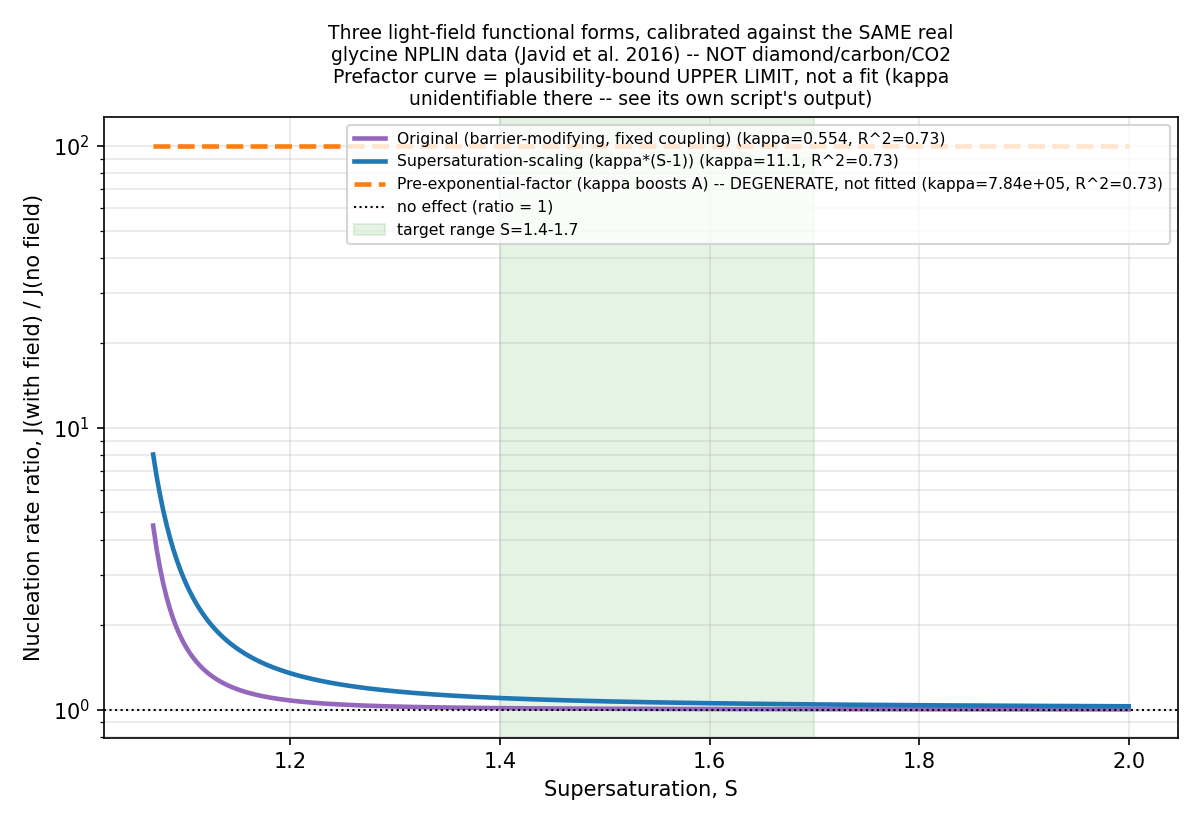

This chart was generated by the following Python code:
#!/usr/bin/env python3
"""
compare_light_field_models.py
==============================

Runs all three light-field functional-form calibrations against the SAME real
glycine NPLIN data (Javid et al. 2016, Cryst. Growth Des. 16, 4196-4202; see
GLYCINE_JAVID2016 in each model file for the full citation), overlays their
nucleation-rate ratio curves on one plot, and prints an honest plain-language
comparison of which (if any) predict a detectable effect in the real
experimental range S=1.4-1.7.

The three models compared (each a separate, independently rerunnable script --
see that script for its own full physics writeup and console diagnostics):

    1. nplin_cnt_model.py            -- ORIGINAL: light field subtracts from the
       nucleation barrier dG* (fixed coupling, independent of S).
    2. model_supersaturation_variant.py -- kappa_effective = kappa*(S-1): coupling
       hypothesized to grow with supersaturation (hypothesis, not physics).
    3. model_prefactor_variant.py    -- light field boosts the kinetic prefactor A
       instead of the barrier. IMPORTANT: this one is mathematically degenerate
       with A at the single fixed laser intensity in the real calibration data --
       its curve here is the upper limit the plausibility bound permits, NOT a
       fitted result (see that script's own output for the full explanation).

Run this after (or instead of) running the three scripts' own `calibrate-glycine`
mode individually -- each of those still works standalone and prints far more
detail about its own fit. This script's job is only the side-by-side comparison.

Usage:
    python compare_light_field_models.py
"""

from __future__ import annotations

import contextlib
import importlib.util
import io
import sys
from pathlib import Path

import numpy as np
import matplotlib.pyplot as plt

HERE = Path(__file__).resolve().parent


def _load_module(filename, module_name):
    """Load a sibling script as an importable module without running its
    `if __name__ == "__main__"` block (that block is only entered when the file
    is executed directly, not when imported like this)."""
    spec = importlib.util.spec_from_file_location(module_name, HERE / filename)
    module = importlib.util.module_from_spec(spec)
    # Must register in sys.modules BEFORE exec_module: the @dataclass decorator
    # (used by MaterialParams etc.) looks up its own module via sys.modules to
    # resolve type hints, and fails with a confusing AttributeError if the
    # module isn't registered yet.
    sys.modules[module_name] = module
    spec.loader.exec_module(module)
    return module


def _run_quietly(fn):
    """Run fn() with its stdout captured (each model's calibrate-glycine mode is
    very verbose -- that detail belongs to running that script directly, not to
    this comparison's console output) and return (result, captured_text)."""
    buf = io.StringIO()
    with contextlib.redirect_stdout(buf):
        result = fn()
    return result, buf.getvalue()


def main():
    print("Loading and running all three models' calibrate-glycine fits "
          "(each against the same real Javid et al. 2016 data)...")
    print("(Full diagnostic output from each model is suppressed here for readability --")
    print(" rerun any of the three scripts directly with 'calibrate-glycine' to see it.)\n")

    original = _load_module("nplin_cnt_model.py", "nplin_original")
    s_scaling = _load_module("model_supersaturation_variant.py", "nplin_sscaling")
    prefactor = _load_module("model_prefactor_variant.py", "nplin_prefactor")

    results = {}
    logs = {}
    for key, mod in [("original", original), ("s_scaling", s_scaling), ("prefactor", prefactor)]:
        print(f"  running {mod.__name__}...")
        result, log = _run_quietly(mod.run_calibrate_glycine)
        results[key] = result
        logs[key] = log

    print("\nAll three fits complete. Building overlay plot...\n")

    # ------------------------------------------------------------------
    # Overlay plot
    # ------------------------------------------------------------------
    fig, ax = plt.subplots(figsize=(8, 5.5))
    colors = {"original": "tab:purple", "s_scaling": "tab:blue", "prefactor": "tab:orange"}
    styles = {"original": "-", "s_scaling": "-", "prefactor": "--"}

    for key in ["original", "s_scaling", "prefactor"]:
        r = results[key]
        ax.semilogy(r["S_range"], r["ratio"], styles[key], color=colors[key], lw=2.2,
                    label=f"{r['label']} (kappa={r['kappa']:.3g}, R^2={r['r_squared']:.2f})")

    ax.axhline(1.0, color="k", ls=":", lw=1, label="no effect (ratio = 1)")
    ax.axvspan(1.4, 1.7, color="tab:green", alpha=0.12, label="target range S=1.4-1.7")
    ax.set_xlabel("Supersaturation, S")
    ax.set_ylabel("Nucleation rate ratio, J(with field) / J(no field)")
    ax.set_title("Three light-field functional forms, calibrated against the SAME real\n"
                 "glycine NPLIN data (Javid et al. 2016) -- NOT diamond/carbon/CO2\n"
                 "Prefactor curve = plausibility-bound UPPER LIMIT, not a fit (kappa\n"
                 "unidentifiable there -- see its own script's output)",
                 fontsize=9)
    ax.legend(fontsize=7.5, loc="upper right")
    ax.grid(True, which="both", alpha=0.3)
    fig.tight_layout()
    out_path = HERE / "compare_light_field_models.png"
    fig.savefig(out_path, dpi=150)
    print(f"Saved comparison plot to {out_path.name}")

    # ------------------------------------------------------------------
    # Quantitative comparison within the real experimental range
    # ------------------------------------------------------------------
    print("\n" + "=" * 78)
    print("QUANTITATIVE COMPARISON WITHIN S=1.4-1.7 (the real NPLIN experimental range)")
    print("=" * 78)
    print(f"{'Model':<45} {'ratio range in S=1.4-1.7':<28} {'max dev. from 1':>15}")
    summaries = {}
    for key in ["original", "s_scaling", "prefactor"]:
        r = results[key]
        mask = (r["S_range"] >= 1.4) & (r["S_range"] <= 1.7)
        r_lo, r_hi = r["ratio"][mask].min(), r["ratio"][mask].max()
        dev_pct = max(abs(r_lo - 1), abs(r_hi - 1)) * 100
        summaries[key] = (r_lo, r_hi, dev_pct)
        print(f"{r['label']:<45} {f'{r_lo:.3g} - {r_hi:.3g}':<28} {dev_pct:>14.3g}%")

    # ------------------------------------------------------------------
    # Plain-language summary
    # ------------------------------------------------------------------
    print("\n" + "=" * 78)
    print("PLAIN-LANGUAGE SUMMARY")
    print("=" * 78)
    print("All three models were calibrated against the SAME 3 real glycine data points")
    print("(Javid et al. 2016), under the SAME literature-plausibility bound (rate ratio")
    print("<= 100x anywhere in S=1.05-2.0), fit with kappa properly search-bounded during")
    print("optimization (not clipped afterward -- see each script's own output).\n")

    orig_dev = summaries["original"][2]
    sscale_dev = summaries["s_scaling"][2]
    prefactor_dev = summaries["prefactor"][2]

    print(f"- ORIGINAL (fixed barrier subtraction): {orig_dev:.2g}% deviation in S=1.4-1.7.")
    if orig_dev < 1.0:
        print("  Negligible -- this mechanism's leverage is concentrated near the classical")
        print("  nucleation threshold (S~1.0-1.2) and has decayed away by S=1.4.")
    elif orig_dev < 5.0:
        print("  Small (1-5%) -- probably undetectable against realistic trial-to-trial noise.")
    else:
        print("  Meaningful (>=5%) within the real experimental range.")

    print(f"\n- SUPERSATURATION-SCALING (kappa*(S-1)): {sscale_dev:.2g}% deviation in S=1.4-1.7.")
    if sscale_dev < 1.0:
        print("  Also negligible -- even though this hypothesis makes the coupling grow with S,")
        print("  it is not enough to overcome how fast the underlying CNT barrier itself")
        print("  flattens out away from the threshold. The functional form matters less than")
        print("  the underlying (ln S)^-2 barrier shape, which both barrier-based models share.")
    elif sscale_dev < 5.0:
        print("  Small (1-5%) -- somewhat more persistent than the original fixed-coupling form,")
        print("  but still likely undetectable against realistic trial-to-trial noise.")
    else:
        print("  Meaningfully larger than the original fixed-coupling model in this range --")
        print("  the growing-with-S hypothesis does help the effect persist here.")

    print(f"\n- PRE-EXPONENTIAL-FACTOR (kappa boosts A): shows {prefactor_dev:.2g}% deviation,")
    print("  but THIS NUMBER IS NOT A FITTED RESULT. kappa is mathematically degenerate with A")
    print("  at the single fixed laser intensity this real dataset uses -- any kappa from 0 up")
    print("  to the plausibility bound fits equally well (confirmed in that script's own output:")
    print("  R^2 barely changes between kappa=0 and kappa=kappa_max). The curve shown is the")
    print("  most optimistic case the bound allows, not evidence the data prefer it over zero.")
    print("  This functional form cannot be tested with this dataset at all -- it would need")
    print("  nucleation data at multiple laser intensities, not just multiple S at one intensity.")

    print("\n--- BOTTOM LINE ---")
    testable_devs = {"original": orig_dev, "s_scaling": sscale_dev}
    best_key = max(testable_devs, key=testable_devs.get)
    best_dev = testable_devs[best_key]
    if best_dev < 1.0:
        print("Of the two functional forms this real dataset can actually test (original and")
        print("supersaturation-scaling), NEITHER predicts a detectable effect in the real")
        print("S=1.4-1.7 NPLIN experimental range once kappa is held to a literature-plausible")
        print("rate-ratio bound. Both concentrate their leverage very close to the classical")
        print("nucleation threshold (S~1.0-1.2), well below where real glycine NPLIN experiments")
        print("are run. The third form (prefactor) is simply untestable with this dataset.")
        print("Honest conclusion: this real glycine calibration gives NO support, under any of")
        print("the three functional forms tried, for a physically-plausible light-field effect")
        print("persisting at realistic NPLIN supersaturations. This does not disprove NPLIN --")
        print("it says a small, uniform free-energy-perturbation mechanism of the kind modeled")
        print("here is not what's needed to explain the size of the real effect in this dataset;")
        print("recall the source paper's own conclusion points at impurity/thermocavitation-")
        print("mediated nucleation instead, which none of these three variants model.")
    elif best_dev < 5.0:
        print(f"The best-performing testable model ({results[best_key]['label']}) gives only a")
        print(f"small ({best_dev:.2g}%) effect in S=1.4-1.7 -- likely undetectable against realistic")
        print("trial-to-trial nucleation-probability noise without a very large repeat-trial count.")
        print("This is weak, inconclusive support at best, not a confirmed effect.")
    else:
        print(f"The best-performing testable model ({results[best_key]['label']}) gives a")
        print(f"meaningful ({best_dev:.2g}%) effect within S=1.4-1.7 under the plausibility bound.")
        print("This is the most encouraging result among the three, though still only as strong")
        print("as a 3-point calibration with unmeasured placeholder gamma/A can support.")


if __name__ == "__main__":
    main()
